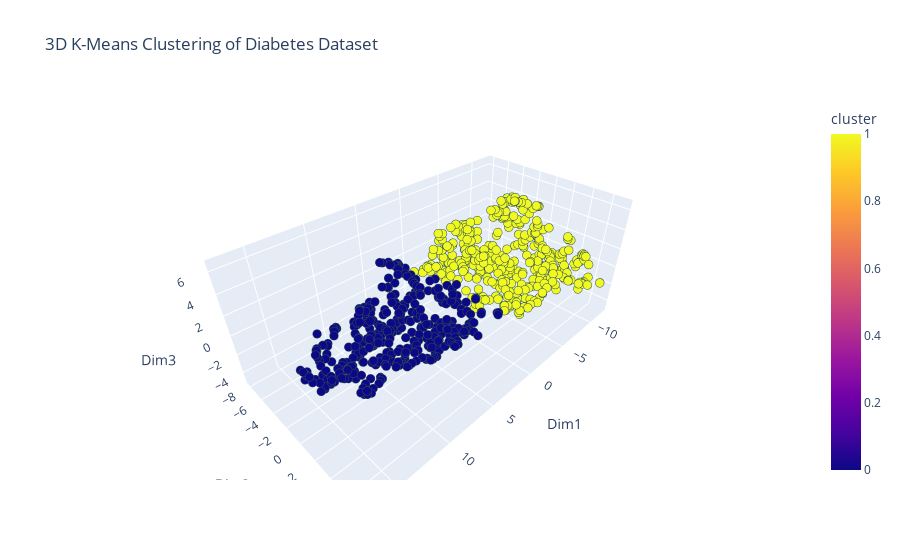

Here is the notebook cell this chart was saved with:
### Markdown cell above
#### Applying K-Means
We will apply k-means clustering to the Diabetes dataset and visualize the clusters.

### Code cell
# Apply K-means with 3 clusters
kmeans = KMeans(n_clusters=2, random_state=42)
tsne_df['cluster'] = kmeans.fit_predict(tsne_df.iloc[:, :3])

# Visualize the clusters using three of the features in 3D
fig = px.scatter_3d(tsne_df, x='Dim1', y='Dim2', z='Dim3', color='cluster', title='3D K-Means Clustering of Diabetes Dataset',
                    hover_data=tsne_df.columns[:-1])
fig.update_traces(marker=dict(size=3, line=dict(width=2, color='DarkSlateGrey')))  # Make the points smaller and add outline
fig.show()

### Figure 1 — Plotly figure (JSON) as saved in the notebook; plotly's stock layout.template omitted (floating-point values rounded to 4 significant figures; data arrays with more than 128 entries replaced by an {"elided": "..."} marker saying what was removed)
{"data": [{"customdata": {"elided": "768x7 float values"}, "hovertemplate": "Dim1=%{x}<br>Dim2=%{y}<br>Dim3=%{z}<br>class=%{customdata[0]}<br>preg=%{customdata[1]}<br>plas=%{customdata[2]}<br>mass=%{customdata[3]}<br>pedi=%{customdata[4]}<br>age=%{customdata[5]}<br>h_cluster=%{customdata[6]}<br>cluster=%{marker.color}<extra></extra>", "legendgroup": "", "marker": {"color": {"elided": "768 int values"}, "coloraxis": "coloraxis", "line": {"color": "DarkSlateGrey", "width": 2}, "size": 3, "symbol": "circle"}, "mode": "markers", "name": "", "scene": "scene", "showlegend": false, "type": "scatter3d", "x": {"elided": "768 float values"}, "y": {"elided": "768 float values"}, "z": {"elided": "768 float values"}}], "layout": {"coloraxis": {"colorbar": {"title": {"text": "cluster"}}, "colorscale": [[0, "#0d0887"], [0.1111, "#46039f"], [0.2222, "#7201a8"], [0.3333, "#9c179e"], [0.4444, "#bd3786"], [0.5556, "#d8576b"], [0.6667, "#ed7953"], [0.7778, "#fb9f3a"], [0.8889, "#fdca26"], [1, "#f0f921"]]}, "legend": {"tracegroupgap": 0}, "scene": {"domain": {"x": [0, 1], "y": [0, 1]}, "xaxis": {"title": {"text": "Dim1"}}, "yaxis": {"title": {"text": "Dim2"}}, "zaxis": {"title": {"text": "Dim3"}}}, "title": {"text": "3D K-Means Clustering of Diabetes Dataset"}}}
